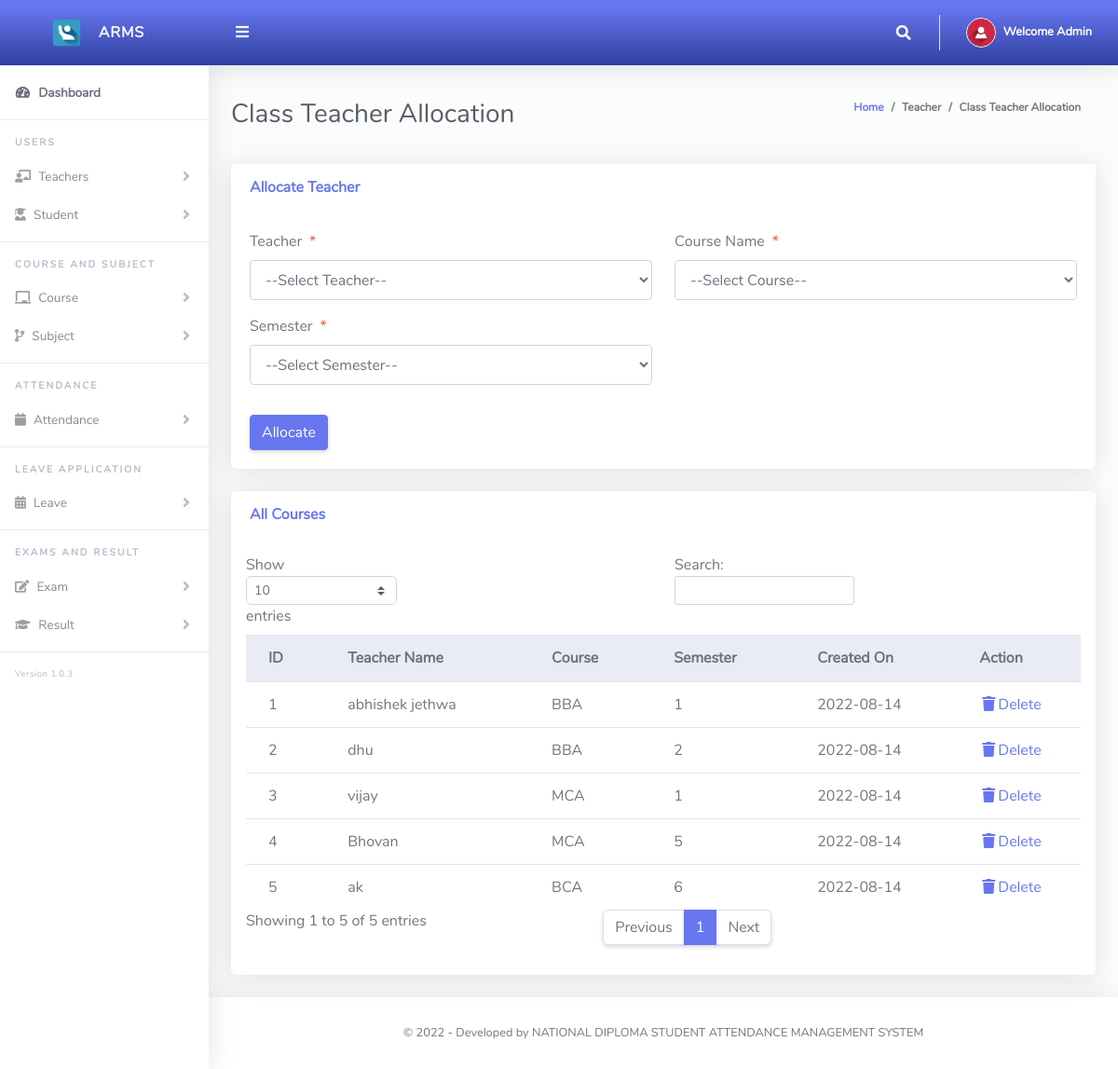
The page /main/teacherAllocation.php (signed in) on the database its author committed.
### tables this page shows
CREATE TABLE `users` (
  `ID` int(11) NOT NULL,
  `stdID` varchar(255) DEFAULT NULL,
  `Name` varchar(255) NOT NULL,
  `Add` varchar(255) NOT NULL,
  `Gender` varchar(10) NOT NULL,
  `DOB` date NOT NULL,
  `Contact` varchar(255) NOT NULL,
  `Course` int(11) DEFAULT NULL,
  `Semester` int(11) DEFAULT NULL,
  `Email` varchar(255) NOT NULL,
  `UserName` varchar(255) NOT NULL,
  `Password` varchar(255) NOT NULL,
  `Type` int(11) NOT NULL,
  `CreationDate` date NOT NULL DEFAULT current_timestamp(),
  `UpdationDate` date DEFAULT NULL,
  `status` tinyint(1) NOT NULL DEFAULT 1
);

CREATE TABLE `teacher_allocation` (
  `aID` int(11) NOT NULL,
  `UserName` int(11) NOT NULL,
  `Course` int(11) NOT NULL,
  `Sem` int(11) NOT NULL,
  `CreationDate` date NOT NULL DEFAULT current_timestamp(),
  `UpdationDate` date DEFAULT NULL
);

CREATE TABLE `course` (
  `CourseID` int(11) NOT NULL,
  `CourseName` varchar(50) NOT NULL,
  `Years` varchar(50) NOT NULL,
  `CreationDate` date NOT NULL DEFAULT current_timestamp(),
  `UpdationDate` date DEFAULT NULL,
  `status` tinyint(1) NOT NULL DEFAULT 1
);

CREATE TABLE `semester` (
  `SemID` int(11) NOT NULL,
  `SemName` varchar(50) NOT NULL,
  `CreationDate` timestamp NOT NULL DEFAULT current_timestamp(),
  `UpdationDate` timestamp NULL DEFAULT NULL
);

### main/teacherAllocation.php (the view, shortened to what this page needs)
<?php
include 'dbcon.php';
?>
<!DOCTYPE html>
<html lang="en">
<head>
    <link href="../vendor/fontawesome-free/css/all.min.css" rel="stylesheet" type="text/css">
    <link href="../vendor/bootstrap/css/bootstrap.min.css" rel="stylesheet" type="text/css">
    <link href="css/ruang-admin.min.css" rel="stylesheet">
</head>
<body id="page-top">
    <div id="wrapper">
        <?php include "sidebar.php"; ?>
        <div id="content-wrapper" class="d-flex flex-column">
            <div id="content">
                <?php include "topbar.php"; ?>
                <div class="container-fluid" id="container-wrapper">
                    <div class="d-sm-flex align-items-center justify-content-between mb-4">
                        <h1 class="h3 mb-0 text-gray-800">Class Teacher Allocation</h1>
                        <ol class="breadcrumb">
                            <li class="breadcrumb-item"><a href="dashboard.php">Home</a></li>
                            <li class="breadcrumb-item">Teacher</li>
                            <li class="breadcrumb-item active" aria-current="page">Class Teacher Allocation</li>
                        </ol>
                    </div>
                    <div class="row">
                        <div class="col-lg-12">
                            <div class="card mb-4">
                                <div class="card-header py-3 d-flex flex-row align-items-center justify-content-between">
                                    <h6 class="m-0 font-weight-bold text-primary">Allocate Teacher</h6>
                                </div>
                                <div class="card-body">
                                    <form method="post">
                                        <div class="form-group row mb-3">
                                            <div class="col-xl-6">
                                                <label class="form-control-label">Teacher<span class="text-danger ml-2">*</span></label>
                                                <?php
                                                $qry = "SELECT * FROM users WHERE Type = '2'";
                                                $result = $conn->query($qry);
                                                $num = $result->num_rows;
                                                if ($num > 0) {
                                                    echo ' <select required name="inputTeacher4" class="form-control mb-3">';
                                                    echo '<option value="">--Select Teacher--</option>';
                                                    echo '</select>';
                                                }
                                                ?>
                                            </div>
                                            <div class="col-xl-6">
                                                <label class="form-control-label">Course Name<span class="text-danger ml-2">*</span></label>
                                                <?php
                                                $qry = "SELECT * FROM course";
                                                $result = $conn->query($qry);
                                                $num = $result->num_rows;
                                                if ($num > 0) {
                                                    echo ' <select required name="inputCourse4" class="form-control mb-3">';
                                                    echo '<option value="">--Select Course--</option>';
                                                    echo '</select>';
                                                }
                                                ?>
                                            </div>
                                            <div class="col-xl-6">
                                                <label class="form-control-label">Semester<span class="text-danger ml-2">*</span></label>
                                                <?php
                                                $qry = "SELECT * FROM semester";
                                                $result = $conn->query($qry);
                                                $num = $result->num_rows;
                                                if ($num > 0) {
                                                    echo ' <select required name="inputSem4" class="form-control mb-3">';
                                                    echo '<option value="">--Select Semester--</option>';
                                                    echo '</select>';
                                                }
                                                ?>
                                            </div>
                                        </div>
                                        <button type="submit" name="allocateTeacher" class="btn btn-primary">Allocate</button>
                                    </form>
                                </div>
                            </div>
                            <div class="row">
                                <div class="col-lg-12">
                                    <div class="card mb-4">
                                        <div class="card-header py-3 d-flex flex-row align-items-center justify-content-between">
                                            <h6 class="m-0 font-weight-bold text-primary">All Courses</h6>
                                        </div>
                                        <div class="table-responsive p-3">
                                            <table class="table align-items-center table-flush table-hover" id="dataTableHover">
                                                <thead class="thead-light">
                                                    <tr>
                                                        <th scope="col">ID</th>
                                                        <th scope="col">Teacher Name</th>
                                                        <th scope="col">Course</th>
                                                        <th scope="col">Semester</th>
                                                        <th scope="col">Created On</th>
                                                        <th scope="col">Action</th>
                                                    </tr>
                                                </thead>
                                                <tbody>
                                                    <?php
                                                    $query = "SELECT teacher_allocation.aID,teacher_allocation.CreationDate, users.Name, semester.SemName,course.CourseName FROM teacher_allocation
                                                    INNER JOIN users ON teacher_allocation.UserName = users.ID
                                                    INNER JOIN semester ON teacher_allocation.sem = semester.SemID
                                                    INNER JOIN course ON teacher_allocation.Course = course.CourseID";
                                                    $rs = $conn->query($query);
                                                    $num = $rs->num_rows;
                                                    $sn = 0;
                                                    if ($num > 0) {
                                                        while ($rows = $rs->fetch_assoc()) {
                                                            $sn = $sn + 1;
                                                            echo "
                              <tr>
                              <td>" . $sn . "</td>
                              <td>" . $rows['Name'] . "</td>
                              <td>" . $rows['CourseName'] . "</td>
                              <td>" . $rows['SemName'] . "</td>
                              <td>" . $rows['CreationDate'] . "</td>
                                <td><a href = '?Id=" . $rows['aID'] . "'><i class='fas fa-fw fa-trash'></i>Delete</a></td>
                              </tr>";
                                                        }
                                                    } else {
                                                        echo
                                                        "<div class='alert alert-danger' role='alert'>
                            No Record Found!
                            </div>";
                                                    }
                                                    ?>
                                                </tbody>
                                            </table>
                                        </div>
                                    </div>
                                </div>
                            </div>
                        </div>
                    </div>
                </div>
                <?php include "footer.php"; ?>
            </div>
        </div>
</body>
</html>

### main/topbar.php (shortened to what this page needs)
<?php
  $query = "SELECT * FROM users WHERE Id = ".$_SESSION['userId']."";
  $rs = $conn->query($query);
  $rows = $rs->fetch_assoc();
  $fullName = $rows['Name'];
?>
<nav class="navbar navbar-expand navbar-light bg-gradient-primary topbar mb-4 static-top">
          <button id="sidebarToggleTop" class="btn btn-link rounded-circle mr-3">
            <i class="fa fa-bars"></i>
          </button>
          <ul class="navbar-nav ml-auto">
            <li class="nav-item dropdown no-arrow">
              <a class="nav-link dropdown-toggle" href="#" id="searchDropdown" role="button" data-toggle="dropdown"
                aria-haspopup="true" aria-expanded="false">
                <i class="fas fa-search fa-fw"></i>
              </a>
            </li>
            <li class="nav-item dropdown no-arrow">
              <a class="nav-link dropdown-toggle" href="#" id="userDropdown" role="button" data-toggle="dropdown"
                aria-haspopup="true" aria-expanded="false">
                <img class="img-profile rounded-circle" src="img/user-icn.png" style="max-width: 60px">
                <span class="ml-2 d-none d-lg-inline text-white small"><b>Welcome <?php echo $fullName;?></b></span>
              </a>
            </li>
          </ul>
        </nav>

### rows shown on the page
users: Name "Admin"
teacher_allocation: users.Name "abhishek jethwa", course.CourseName "BBA", semester.SemName "1", CreationDate "2022-08-14"
teacher_allocation: users.Name "dhu", course.CourseName "BBA", semester.SemName "2", CreationDate "2022-08-14"
teacher_allocation: users.Name "vijay", course.CourseName "MCA", semester.SemName "1", CreationDate "2022-08-14"
teacher_allocation: users.Name "Bhovan", course.CourseName "MCA", semester.SemName "5", CreationDate "2022-08-14"
teacher_allocation: users.Name "ak", course.CourseName "BCA", semester.SemName "6", CreationDate "2022-08-14"
